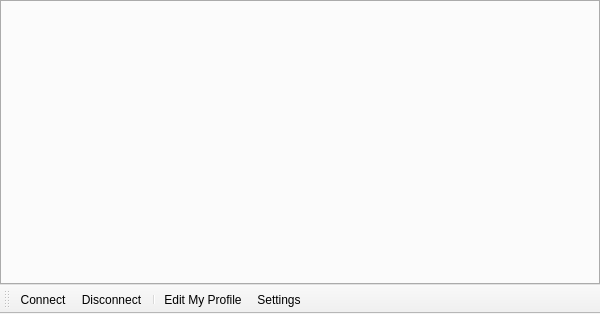
<?xml version="1.0" encoding="UTF-8"?>
<ui version="4.0">
 <class>WidgetChatCenter</class>
 <widget class="QMainWindow" name="WidgetChatCenter">
  <property name="geometry">
   <rect>
    <x>0</x>
    <y>0</y>
    <width>600</width>
    <height>314</height>
   </rect>
  </property>
  <property name="windowTitle">
   <string>ChetCenter</string>
  </property>
  <widget class="QWidget" name="centralwidget">
   <layout class="QVBoxLayout" name="verticalLayout">
    <property name="spacing">
     <number>0</number>
    </property>
    <property name="margin">
     <number>0</number>
    </property>
    <item>
     <widget class="QTabWidget" name="tabWidget">
      <property name="tabPosition">
       <enum>QTabWidget::North</enum>
      </property>
      <property name="currentIndex">
       <number>-1</number>
      </property>
      <property name="tabsClosable">
       <bool>true</bool>
      </property>
     </widget>
    </item>
   </layout>
  </widget>
  <widget class="QToolBar" name="toolBarChatControls">
   <property name="contextMenuPolicy">
    <enum>Qt::PreventContextMenu</enum>
   </property>
   <property name="windowTitle">
    <string>toolBar</string>
   </property>
   <property name="iconSize">
    <size>
     <width>16</width>
     <height>16</height>
    </size>
   </property>
   <property name="toolButtonStyle">
    <enum>Qt::ToolButtonTextBesideIcon</enum>
   </property>
   <property name="floatable">
    <bool>false</bool>
   </property>
   <attribute name="toolBarArea">
    <enum>BottomToolBarArea</enum>
   </attribute>
   <attribute name="toolBarBreak">
    <bool>false</bool>
   </attribute>
   <addaction name="actionConnect"/>
   <addaction name="actionDisconnect"/>
   <addaction name="separator"/>
   <addaction name="actionEditMyProfile"/>
   <addaction name="actionChatSettings"/>
  </widget>
  <action name="actionConnect">
   <property name="icon">
    <iconset resource="../Resource.qrc">
     <normaloff>:/Resource/Network/Connect.png</normaloff>:/Resource/Network/Connect.png</iconset>
   </property>
   <property name="text">
    <string>Connect</string>
   </property>
  </action>
  <action name="actionDisconnect">
   <property name="icon">
    <iconset resource="../Resource.qrc">
     <normaloff>:/Resource/Network/Disconnect.png</normaloff>:/Resource/Network/Disconnect.png</iconset>
   </property>
   <property name="text">
    <string>Disconnect</string>
   </property>
  </action>
  <action name="actionEditMyProfile">
   <property name="icon">
    <iconset resource="../Resource.qrc">
     <normaloff>:/Resource/Chat/Chat.png</normaloff>:/Resource/Chat/Chat.png</iconset>
   </property>
   <property name="text">
    <string>Edit My Profile</string>
   </property>
  </action>
  <action name="actionChatSettings">
   <property name="icon">
    <iconset resource="../Resource.qrc">
     <normaloff>:/Resource/Generic/Settings.png</normaloff>:/Resource/Generic/Settings.png</iconset>
   </property>
   <property name="text">
    <string>Settings</string>
   </property>
   <property name="toolTip">
    <string>Settings</string>
   </property>
  </action>
  <action name="actionSend">
   <property name="icon">
    <iconset resource="../Resource.qrc">
     <normaloff>:/Resource/Chat/Send.png</normaloff>:/Resource/Chat/Send.png</iconset>
   </property>
   <property name="text">
    <string>Send</string>
   </property>
  </action>
 </widget>
 <resources>
  <include location="../Resource.qrc"/>
 </resources>
 <connections/>
</ui>
